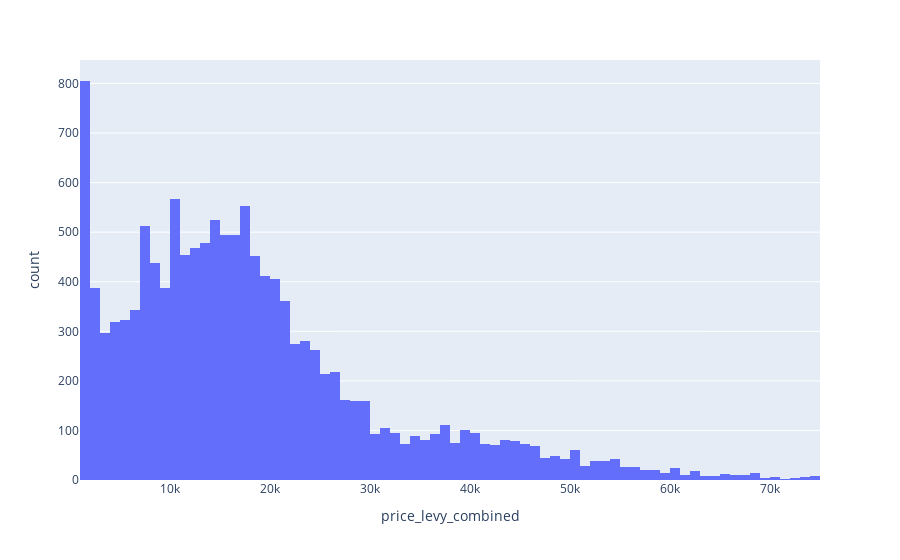

This figure's notebook cell:
### Code cell
fig = px.histogram(df, x="price_levy_combined")
fig.show()

### Figure 1 — Plotly figure (JSON) as saved in the notebook; plotly's stock layout.template omitted (floating-point values rounded to 4 significant figures; data arrays with more than 128 entries replaced by an {"elided": "..."} marker saying what was removed)
{"data": [{"alignmentgroup": "True", "bingroup": "x", "hovertemplate": "price_levy_combined=%{x}<br>count=%{y}<extra></extra>", "legendgroup": "", "marker": {"color": "#636efa", "pattern": {"shape": ""}}, "name": "", "offsetgroup": "", "orientation": "v", "showlegend": false, "type": "histogram", "x": {"elided": "13260 int values"}, "xaxis": "x", "yaxis": "y"}], "layout": {"barmode": "relative", "legend": {"tracegroupgap": 0}, "margin": {"t": 60}, "xaxis": {"anchor": "y", "domain": [0, 1], "title": {"text": "price_levy_combined"}}, "yaxis": {"anchor": "x", "domain": [0, 1], "title": {"text": "count"}}}}
